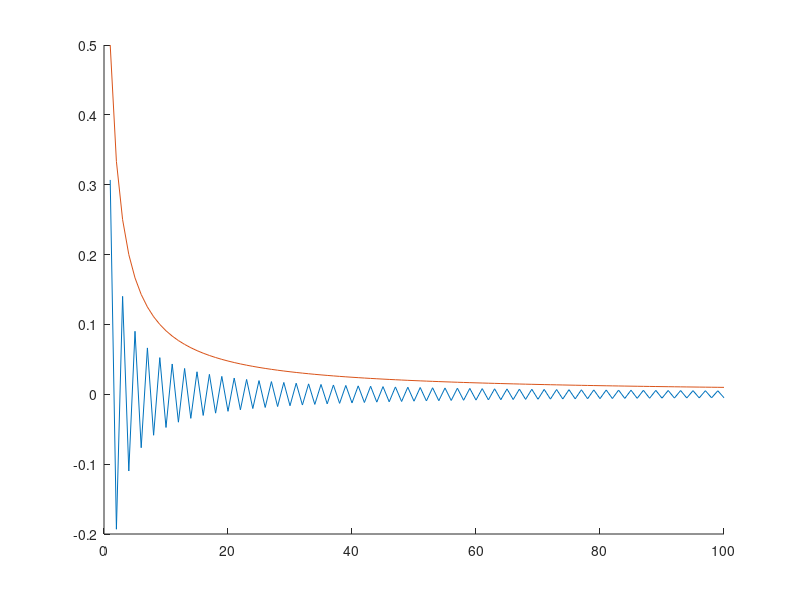

This chart was generated by the following MATLAB code:
% 
% Лабораторная работа 3
% Численные методы
% Вариант 2
%
% Задание 1
%
% Построить график разности Sn − S, где Sn — n-я частичная сумма ряда. 
% Вывести (с доказательством) оценку на погрешность ψ(n) — убывающую и 
% сходящуюся к нулю функцию, такую, что |Sn − S| <= ψ(n) для всех n. 
% Построить график ψ(n) (на тех же осях, что и график Sn − S).
clc
a_n = @(n) (-1).^(n+1) ./ n;

N = 100;
x = 1:1:N;
S_n = cumsum(a_n(x));

maj = @(n) 1 ./ (n + 1);
S = log(2);

f_val = S_n - S;

figure('Position', [100 100 1000 1000]);
hold on
plot(x, f_val);
plot(x, maj(x));
hold off;